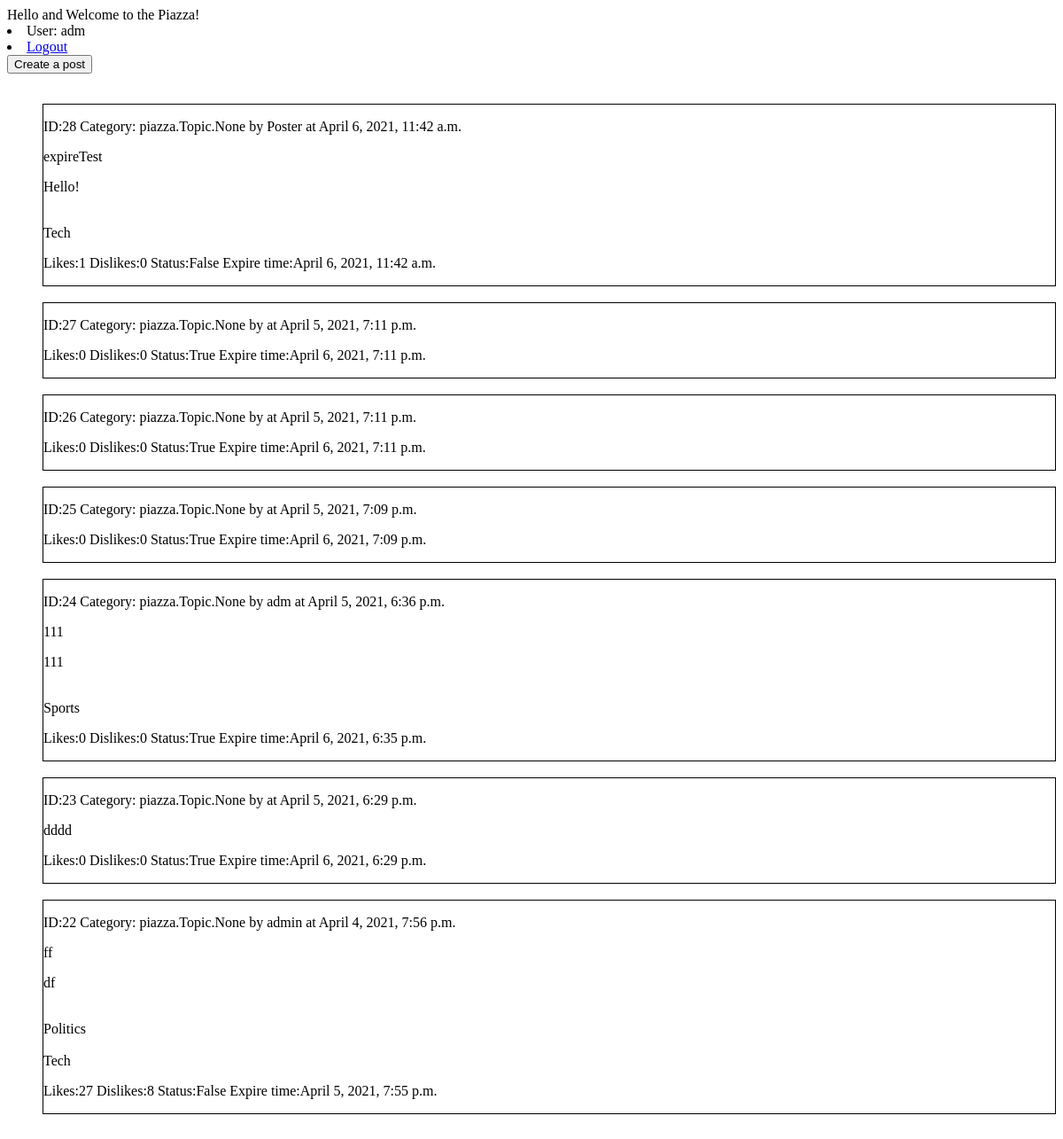
The app's page / (signed in), older data.
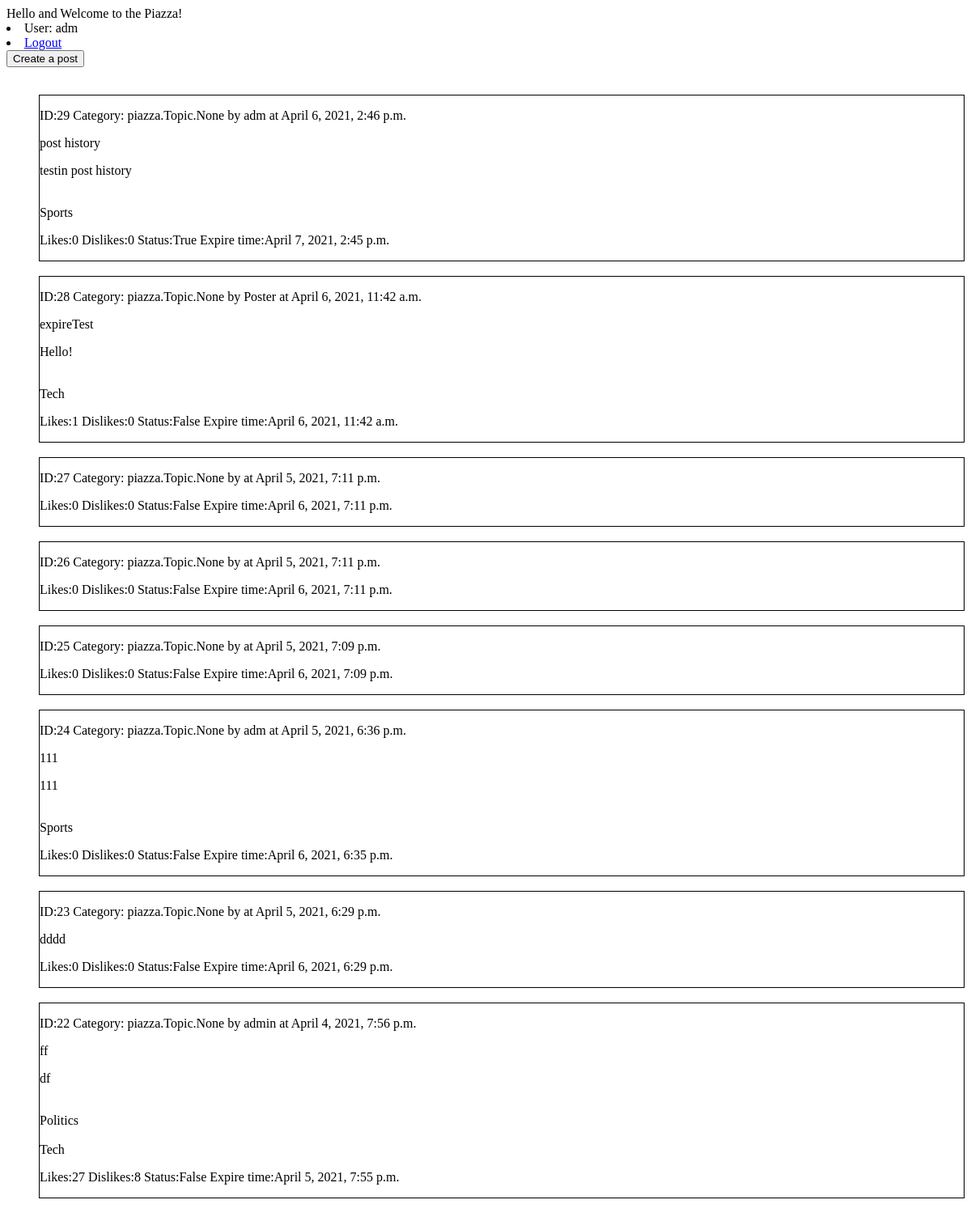
The same page, newer data.
### piazza/models.py (models this page shows, shortened)
class Post(models.Model):
    id = models.AutoField(primary_key=True)
    poster = models.CharField(max_length=60)
    title = models.CharField(max_length=60)
    topics = models.ManyToManyField(Topic)
    body = models.TextField()
    timestamp = models.DateTimeField(auto_now_add=True)
    extimestamp = models.DateTimeField(default=getDefaultExDate())
    status = models.BooleanField(default=True)
    likes = models.PositiveIntegerField(default=0)
    dislikes = models.PositiveIntegerField(default=0)
    comments = models.ManyToManyField(Comment)
    postActions = models.ManyToManyField(PostAction)

class Topic(models.Model):
    name = models.CharField(max_length=30)

### piazza/views.py (the view)
# urls.py: path('', views.start, name='piazza'),
@login_required
def start(request):
    latest_post_list = Post.objects.all().order_by('-timestamp')
    context = {'latest_post_list':latest_post_list}
    return render(request, 'index.html', context)

### piazza/templates/index.html (shortened to what this page needs)
<html>
<body>
Hello and Welcome to the Piazza!
{% if user.is_authenticated %}
<li>User: {{ user.get_username }}</li>
<li><a href="{% url 'logout'%}?next={{request.path}}">Logout</a></li>
{% else %}
<li><a href="{% url 'login'%}?next={{request.path}}">Login</a></li>
{% endif %}
<a href="createpost/"><button type="button">Create a post</button></a>
<br>
<br>
<div class="post">
    <ul>
      {% for post in latest_post_list %}
      <div class= "individualPost" style="border: thin solid black">
      <div class="topPart"><p>ID:{{post.id}}  Category: {{post.topics}} by {{ post.poster }} at {{ post.timestamp }}<p></div>
      <section><div class="postTitle">{{ post.title }}</div>
        <p>{{post.body}}</p>
        {% for topic in post.topics.all %} <br/>{{topic.name}}<br/>{% endfor %}
        <div class="lowerPart"><p>Likes:{{post.likes}}  Dislikes:{{post.dislikes}}  Status:{{post.status}}  Expire time:{{ post.extimestamp }}<p></div>
        </section>
    </div>
    <br>
      {% endfor %}
    </ul>
  </div>
</body>
</html>

Row changes from the older to the newer data that the page shows:
added Post: id "29", topics "piazza.Topic.None", poster "adm", timestamp "April 6, 2021, 2:46 p.m.", title "post history", body "testin post history", likes "0", dislikes "0", status "True", extimestamp "April 7, 2021, 2:45 p.m.", Topic (name "Sports")
changed Post id 27: status "True" → "False"
changed Post id 26: status "True" → "False"
changed Post "April 5, 2021, 7:09 p.m.": status "True" → "False"
changed Post "April 5, 2021, 6:36 p.m.": status "True" → "False"
changed Post "April 5, 2021, 6:29 p.m.": status "True" → "False"
